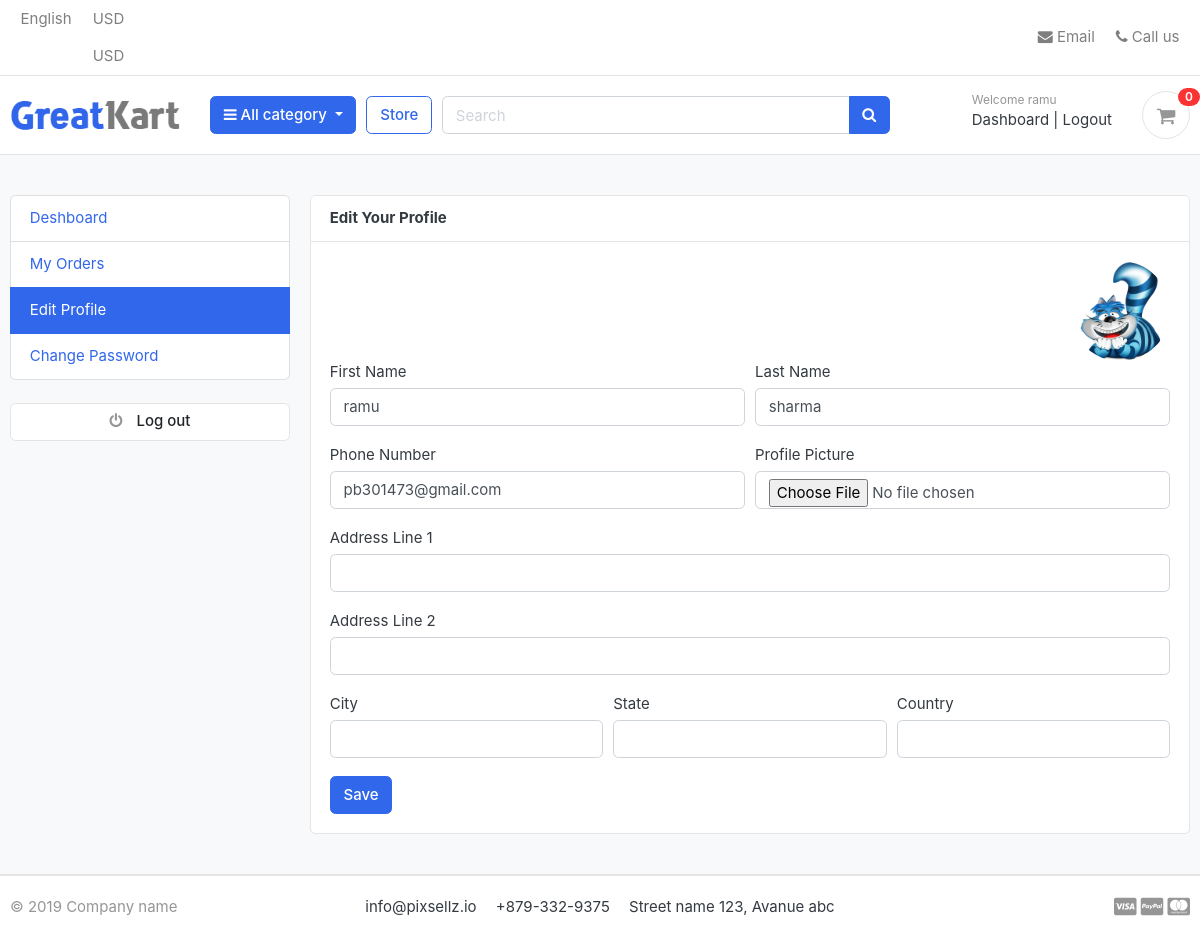
Page /accounts/edit_profile/ (signed in) on the committed database.
### accounts/models.py (models this page shows, shortened)
class Account(AbstractBaseUser):
    first_name      = models.CharField(max_length=50)
    last_name       = models.CharField(max_length=50)
    username        = models.CharField(max_length=50, unique=True)
    email           = models.EmailField(max_length=100, unique=True)
    phone_number    = models.CharField(max_length=50)
    date_joined     = models.DateTimeField(auto_now_add=True)
    last_login      = models.DateTimeField(auto_now_add=True)
    is_admin        = models.BooleanField(default=False)
    is_staff        = models.BooleanField(default=False)
    is_active        = models.BooleanField(default=False)
    is_superadmin        = models.BooleanField(default=False)
    USERNAME_FIELD = 'email'
    REQUIRED_FIELDS = ['username', 'first_name', 'last_name']
    objects = MyAccountManager()

class UserProfile(models.Model):
    user = models.OneToOneField(Account , on_delete=models.CASCADE)
    address_line_1 = models.CharField(blank=True , max_length=100)
    address_line_2 = models.CharField(blank=True , max_length=100)
    profile_picture = models.ImageField(blank=True, upload_to='userprofile')
    city = models. CharField(blank=True, max_length=20)
    state = models. CharField(blank=True, max_length=20)
    country = models. CharField(blank=True, max_length=20)

### accounts/views.py (the view)
# urls.py: path('edit_profile/' , views.edit_profile , name='edit_profile'),
@login_required(login_url='login')
def edit_profile(request):
    userprofile = get_object_or_404(UserProfile, user=request.user)
    if request.method == 'POST':
        user_form = UserForm(request.POST , instance=request.user)
        profile_form = UserProfileForm(request.POST , request.FILES,instance=userprofile )
        if user_form.is_valid() and profile_form.is_valid():
            user_form.save()
            profile_form.save()
            messages.success(request , 'Your profile has been updated.')
            return redirect('edit_profile')
    else:
        user_form = UserForm(instance=request.user)
        profile_form = UserProfileForm(instance=userprofile)
    context = {
        'user_form':user_form,
        'profile_form':profile_form,
        'userprofile':userprofile,
    }
    return render(request, 'accounts/edit_profile.html', context)

### accounts/forms.py
class UserForm(forms.ModelForm):
    class Meta:
        model = Account
        fields = ('first_name', 'last_name', 'phone_number')
    def __init__(self, *args, **kwargs):
        super(UserForm, self).__init__(*args, **kwargs)
        for field in self.fields:
            self.fields[field].widget.attrs['class'] = 'form-control'

class UserProfileForm(forms.ModelForm):
    profile_picture = forms.ImageField(required=False, error_messages={'invalid':("Image files only")} , widget=forms.FileInput)
    class Meta:
        model = UserProfile
        fields = ('address_line_1', 'address_line_2', 'city', 'state' , 'country',  'profile_picture')
    def __init__(self, *args, **kwargs):
        super(UserProfileForm, self).__init__(*args, **kwargs)
        for field in self.fields:
            self.fields[field].widget.attrs['class'] = 'form-control'

### carts/context_processors.py (called while the page is built)
def counter(request):
    cart_count = 0
    if 'admin' in request.path:
        return {}
    else:
        try:
            cart = Cart.objects.filter(cart_id=_cart_id(request))
            if request.user.is_authenticated:
                cart_items = CartItem.objects.all().filter(user=request.user)
            else:
                cart_items = CartItem.objects.all().filter(cart=cart[:1])
            for cart_item in cart_items:
                cart_count += cart_item.quantity
        except Cart.DoesNotExist:
            cart_count = 0
    return dict(cart_count= cart_count)

### carts/views.py (called while the page is built)
def _cart_id(request):
    cart = request.session.session_key
    if not cart:
        cart = request.session.create()
    return cart

### category/context_processors.py (called while the page is built)
def menu_links(request):
    links = Category.objects.all()
    return dict(links = links)

### category/models.py (called while the page is built)
    def get_url(self):
        return reverse('products_by_category', args=[self.slug])

### templates/accounts/edit_profile.html (shortened to what this page needs)
{% extends 'base.html' %}
{% block content %}
<section class="section-conten padding-y bg">
    <div class="container">
        <div class="row">
        {% include 'includes/deshboard_sidebar.html'%}
        <main class="col-md-9">
            <article class="card">
            <header class="card-header">
                <strong class="d-inline-block mr-3">Edit Your Profile</strong>
            </header>
            <div class="card-body">
				<div class="text-right" >
					<img  src="{{userprofile.profile_picture.url}}" alt="Profile Picture" width="100" style="border-radius:50px;">
				</div>
                <div class="row">
                    <div class="col-md-12">
                        <form action="{% url 'edit_profile' %}" method="POST" enctype="multipart/form-data">
					<div class="form-row">
						<div class="form-group col-md-6">
							<label>First Name</label>
							{{user_form.first_name}}
						</div>
						<div class="form-group col-md-6">
							<label>Last Name</label>
							{{user_form.last_name}}
						</div>
					</div>
					<div class="form-row">
						<div class="form-group col-md-6">
							<label>Phone Number</label>
							{{user_form.phone_number}}
						</div>
						<div class="form-group col-md-6">
							<label>Profile Picture</label>
							{{profile_form.profile_picture}}
						</div>
					</div>
					<div class="form-group">
						<label>Address Line 1</label>
						{{profile_form.address_line_1}}
					</div>
					<div class="form-group">
						<label>Address Line 2</label>
						{{profile_form.address_line_2}}
					</div>
					<div class="form-row">
						<div class="form-group col-md-4">
							<label>City</label>
							{{profile_form.city}}
						</div>
						<div class="form-group col-md-4">
							<label>State</label>
							{{profile_form.state}}
						</div>
						<div class="form-group col-md-4">
							<label>Country</label>
							{{profile_form.country}}
						</div>
					</div>
					<input type="submit" value="Save" class="btn btn-primary">
				</form>
                    </div>
                </div>
            </div>
            </article>
        </main>
    </div>
    </div>
    </section>
{% endblock %}

### templates/includes/navbar.html (shortened to what this page needs)
{% load static %}
<header class="section-header">
    <nav class="navbar p-md-0 navbar-expand-sm navbar-light border-bottom">
    <div class="container">
      <div class="collapse navbar-collapse" id="navbarTop4">
        <ul class="navbar-nav mr-auto">
            <li class="nav-item dropdown">
                 <a href="#" class="nav-link">   English </a>
            </li>
            <li class="nav-item dropdown">
                <a href="#" class="nav-link"> USD </a>
                <a href="#" class="nav-link"> USD </a>
            </li>
        </ul>
        <ul class="navbar-nav">
            <li><a href="#" class="nav-link"> <i class="fa fa-envelope"></i> Email </a></li>
            <li><a href="#" class="nav-link"> <i class="fa fa-phone"></i> Call us </a></li>
        </ul>
      </div>
    </div>
    </nav>
    <section class="header-main border-bottom">
        <div class="container">
    <div class="row align-items-center">
        <div class="col-lg-2 col-md-3 col-6">
            <a href="{% url 'home' %}" class="brand-wrap">
                <img class="logo" src="{% static './images/logo.png' %}">
            </a>
        </div>
        <div class="col-lg col-sm col-md col-6 flex-grow-0">
            <div class="category-wrap dropdown d-inline-block float-right">
                <button type="button" class="btn btn-primary dropdown-toggle" data-toggle="dropdown">
                    <i class="fa fa-bars"></i> All category
                </button>
            </div>
        </div>
        <a href="{% url 'store' %}" class="btn btn-outline-primary">Store</a>
        <div class="col-lg  col-md-6 col-sm-12 col">
            <form action="{% url 'search' %}" class="search" method='GET' >
                <div class="input-group w-100">
                    <input type="text" class="form-control" style="width:60%;" placeholder="Search" name="keyword">
                    <div class="input-group-append">
                      <button class="btn btn-primary" type="submit">
                        <i class="fa fa-search"></i>
                      </button>
                    </div>
                </div>
            </form>
        </div>
        <div class="col-lg-3 col-sm-6 col-8 order-2 order-lg-3">
                    <div class="d-flex justify-content-end mb-3 mb-lg-0">
                        {% if user.id is  None %}
                        <div class="widget-header">
                            <small class="title text-muted">Welcome guest!</small>
                            <div>
                                <a href="{% url 'login'%}">Sign in</a> <span class="dark-transp"> | </span>
                                <a href="{% url 'register'%}"> Register</a>
                            </div>
                        </div>
                        {% else %}
                        <div class="widget-header">
                            <small class="title text-muted">Welcome {{ user.first_name }}</small>
                            <div>
                                <a href="{% url 'deshboard' %}">Dashboard</a> <span class="dark-transp"> | </span>
                                <a href="{% url 'logout' %}"> Logout</a>
                            </div>
                        </div>
                        {% endif %}
                        <a href="{% url 'cart' %}" class="widget-header pl-3 ml-3">
                            <div class="icon icon-sm rounded-circle border"><i class="fa fa-shopping-cart"></i></div>
                            <span class="badge badge-pill badge-danger notify">{{ cart_count }}</span>
                        </a>
                    </div>
                </div>
    </div>
        </div>
    </section>
    </header>

### static/css/ui.css (style rules this page uses)
html { font-family: "Inter", sans-serif; font-size: 15px; }
.icon-xs, .icon-sm, .icon-md, .icon-lg { display: inline-block; text-align: center; flex-shrink: 0; flex-grow: 0; }
.icon-sm { width: 48px; height: 48px; line-height: 48px !important; font-size: 20px; }
.padding-y { padding-top: 40px; padding-bottom: 40px; }
article:after, .form-group:after { display: block; clear: both; content: ""; }
.bg { background-color: #f8f9fa; }
.header-main { position: relative; padding-top: 1rem; padding-bottom: 1rem; }
.brand-wrap .logo, .navbar-brand .logo { margin-right: 7px; max-height: 42px; display: inline-block; }
.widget-header { display: inline-block; vertical-align: middle; position: relative; }
.widget-header a { color: #343a40; }
.widget-header i { color: #969696; }
.widget-header .title { display: block; }
.widget-header .notify { position: absolute; top: -3px; right: -10px; }
.notify { position: absolute; top: -4px; right: -10px; display: inline-block; padding: 0.25em 0.6em; font-size: 12px; line-height: 1; text-align: center; border-radius: 3rem; color: #fff; background-color: #fa3434; }

### rows in the picture
Account: first_name "ramu", last_name "sharma", phone_number "pb301473@gmail.com"
UserProfile: profile_picture (placeholder picture)

### other values in the picture
{{ cart_count }} "0"
